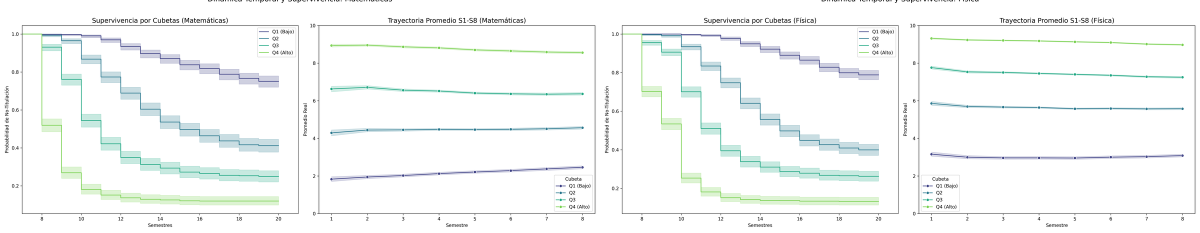
#> input picture imagenes/analisis_dual_combined.png, 2400 x 466 px (shown at 1/2 size); its folder holds 4 pictures in this run
$ python 24_optimizar_imagenes.py
#> lines starting #> are read from the running program, lines starting #| are printed output that depends on the picture
from PIL import Image
import os
from pathlib import Path

IMAGENES_DIR = Path('/Users/sleepydog/Documents/estadistica/imagenes')
MAX_WIDTH = 1200 # Ancho máximo suficiente para una tesis

print("Iniciando optimización AGRESIVA de imágenes...")

for img_file in IMAGENES_DIR.iterdir():
    if img_file.suffix.lower() in ['.png', '.jpg', '.jpeg']:
        try:
            with Image.open(img_file) as img:
                # 1. Convertir a RGB (quitar transparencias para ahorrar espacio)
#> img is the input picture: PIL image 2400x466 RGB; mean R, G, B 245.8, 248.3, 247.6
                if img.mode != 'RGB':
                    img = img.convert('RGB')

                # 2. Redimensionar si es muy grande
                w, h = img.size
#> w = 2400; h = 466
                if w > MAX_WIDTH:
                    new_h = int((MAX_WIDTH / w) * h)
#> new_h = 233
                    img = img.resize((MAX_WIDTH, new_h), Image.Resampling.LANCZOS)
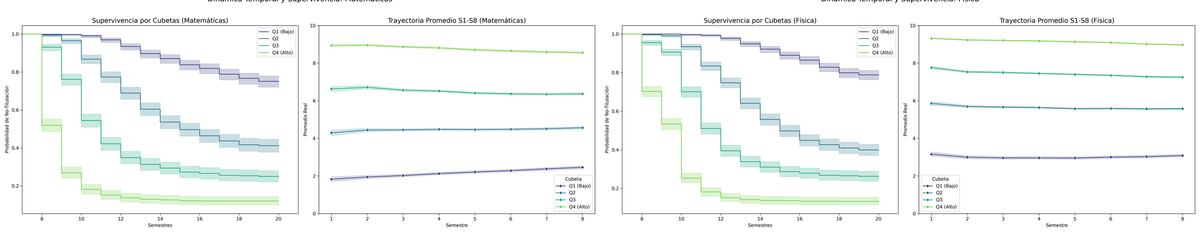
#> img: PIL image 1200x233 RGB; mean R, G, B 245.4, 248.1, 247.3
                    print(f"Redimensionado: {img_file.name} de {w}px a {MAX_WIDTH}px")
#| Redimensionado: analisis_dual_combined.png de 2400px a 1200px

                # 3. Guardar con optimización máxima
                original_size = os.path.getsize(img_file)
                # Usamos un poco de compresión para PNG (quantization) si es necesario
                # Pero primero probamos con optimización estándar
                img.save(img_file, "PNG", optimize=True)
                new_size = os.path.getsize(img_file)

                reduction = (original_size - new_size) / 1024
                if reduction > 0:
                    print(f"Comprimido: {img_file.name} (-{reduction:.2f} KB)")
                else:
                    print(f"Ya estaba optimizado: {img_file.name}")

        except Exception as e:
            print(f"Error procesando {img_file.name}: {e}")
#> pass 2 of the loop `for img_file in IMAGENES_DIR.iterdir():`:
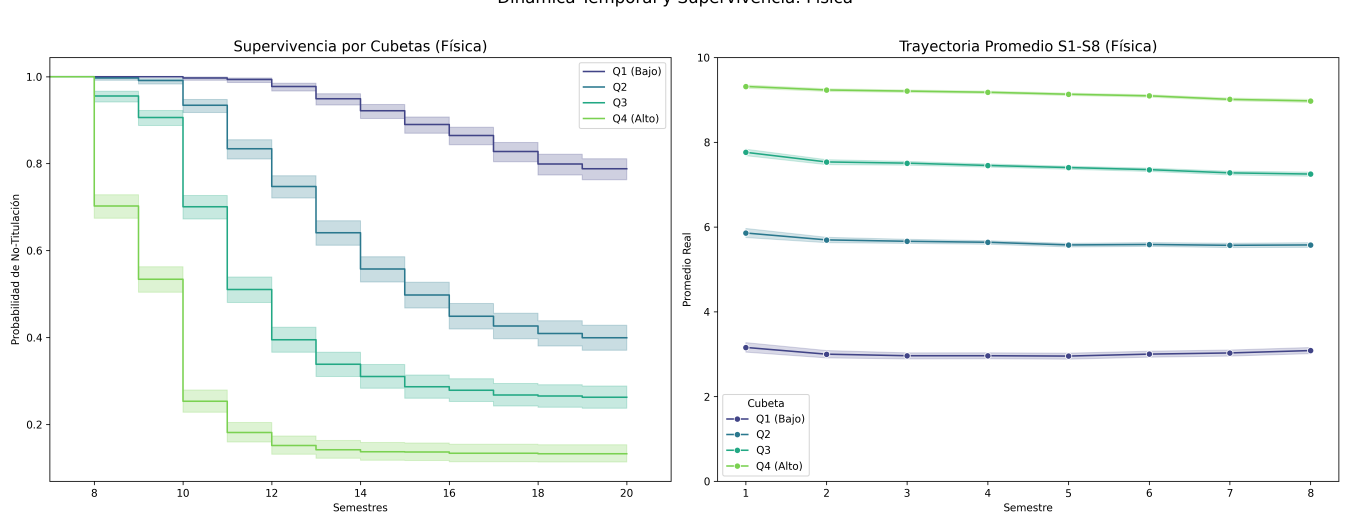
#> input picture imagenes/analisis_dual_supervivencia_series_fisica.png, 5400 x 2100 px (shown at 1/4 size)
#> img is the input picture: PIL image 5400x2100 RGBA; mean R, G, B, A 246.6, 249, 248.3, 255
#> `img = img.resize((MAX_WIDTH, new_h), Image.Resampling.LANCZOS)`:
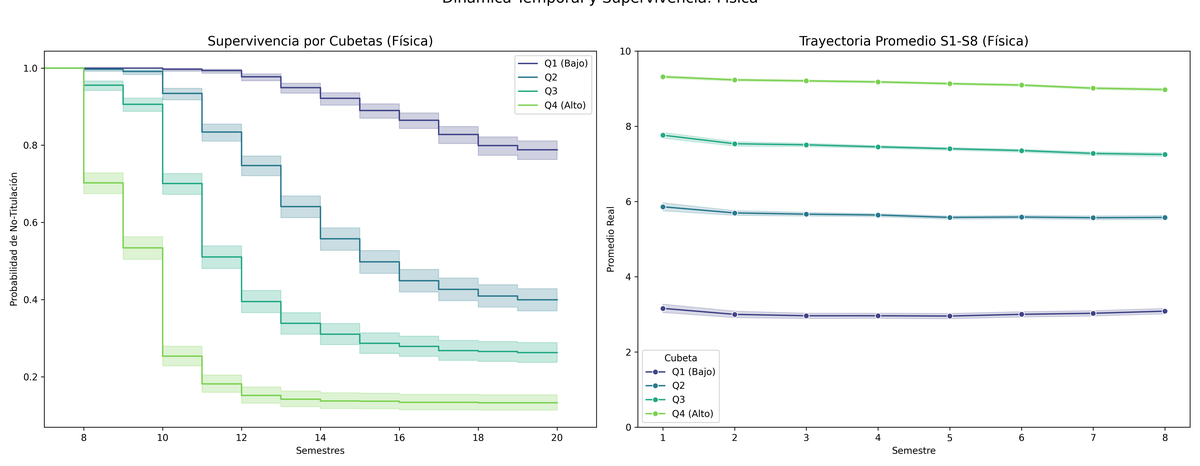
#> img: PIL image 1200x466 RGB; mean R, G, B 246.2, 248.7, 247.9
#| Redimensionado: analisis_dual_supervivencia_series_fisica.png de 5400px a 1200px

print("Optimización agresiva finalizada.")
